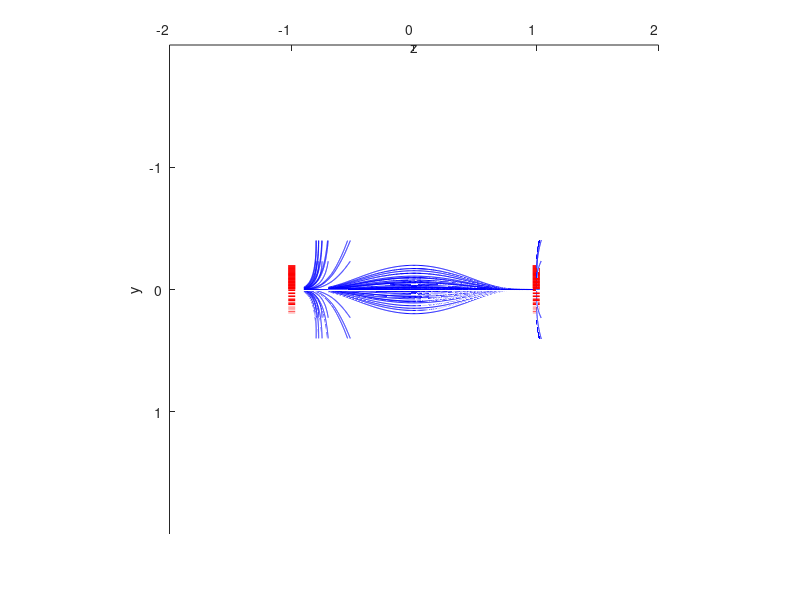

This figure's MATLAB source:
function siglecoil_field_rhothetaz_fun2

close all;clear;clc;

c0=2e-7; % mu0/2pi=2e-7
I=1e6; % current, unit: A
a=0.2; L=2.0;
eps=1e-4;

% Set field for single coil
rho=@(x,y,z)sqrt(x.^2+y.^2);
theta=@(x,y,z)atan2(y,x);
k2_0=@(x,y,z)4*a.*rho(x,y,z)./((a+rho(x,y,z)).^2+z.^2);
k2=@(x,y,z)k2_0(x,y,z)-eps*(k2_0(x,y,z)==1);
K=@(x,y,z)KK(k2(x,y,z));
E=@(x,y,z)EE(k2(x,y,z));
a1=@(x,y,z)sqrt((a+rho(x,y,z)).^2+z.^2);
b1_0=@(x,y,z)(a-rho(x,y,z)).^2+z.^2;
b1=@(x,y,z)b1_0(x,y,z)+eps*(b1_0(x,y,z)==0);
b2=@(x,y,z)a^2+rho(x,y,z).^2+z.^2;
b3=@(x,y,z)a^2-rho(x,y,z).^2-z.^2;
Brho=@(x,y,z)c0*I.*z./((rho(x,y,z)+eps*(rho(x,y,z)==0)).*a1(x,y,z)).*(b2(x,y,z)./b1(x,y,z).*E(x,y,z)-K(x,y,z));
Bscz=@(x,y,z)c0*I.*z./a1(x,y,z).*(b3(x,y,z)./b1(x,y,z).*E(x,y,z)+K(x,y,z));
Btheta=@(x,y,z)0;

Bscx=@(x,y,z)Brho(x,y,z).*cos(theta(x,y,z))-Btheta(x,y,z).*sin(theta(x,y,z));
Bscy=@(x,y,z)Brho(x,y,z).*sin(theta(x,y,z))+Btheta(x,y,z).*cos(theta(x,y,z));

Bsc=@(x,y,z)[Bscx(x,y,z),Bscy(x,y,z),Bscz(x,y,z)];

% Plot
[X,Y,Z]=meshgrid(-2*a:a/20:2*a,-2*a:a/20:2*a,-1.5*L:L/20:1.5*L);
% [Bx,By,Bz]=Bsc(X,Y,Z);
% Bx=Bscx(X,Y,Z);
% By=Bscy(X,Y,Z);
% Bz=Bscz(X,Y,Z);
Bx=Bscx(X,Y,Z+L/2)+Bscx(X,Y,Z-L/2);
By=Bscy(X,Y,Z+L/2)+Bscy(X,Y,Z-L/2);
Bz=Bscz(X,Y,Z+L/2)-Bscz(X,Y,Z-L/2);


% [rho,theta,z]=meshgrid(0.01*a:0.25*a:0.9*a,0:pi/6:2*pi,0.01);
[rho,theta,z]=meshgrid(0.01*a:0.02*a:0.1*a,0:pi/6:2*pi,-0.45*L:0.1*L:0.1*L);
sx=rho.*cos(theta); sy=rho.*sin(theta); sz=z;

% subplot(211);streamline(X,Y,Z,Bx,By,Bz,sx,sy,sz,[0.1,5000]);
% axis equal;zlim([-L,L]);view(3);camroll(270);
% xlabel('x');ylabel('y');zlabel('z');
% hold on; ang=0:pi/50:2*pi;
% plot3(a.*cos(ang),a.*sin(ang),0.*cos(ang)+L/2,'r','LineWidth',5);
% hold on;
% plot3(a.*cos(ang),a.*sin(ang),0.*cos(ang)-L/2,'r','LineWidth',5);

% subplot(212);
streamline(X,Y,Z,Bx,By,Bz,sx,sy,sz,[0.1,5000]);
axis equal;zlim([-L,L]);view(90,0);camroll(270);
xlabel('x');ylabel('y');zlabel('z');
hold on; ang=0:pi/50:2*pi;
plot3(a.*cos(ang),a.*sin(ang),0.*cos(ang)+L/2,'r','LineWidth',5);
hold on;
plot3(a.*cos(ang),a.*sin(ang),0.*cos(ang)-L/2,'r','LineWidth',5);

end

%% Ellipse function
function K=KK(x)
    [K,E]=ellipke(x);
end
function E=EE(x)
    [K,E]=ellipke(x);
end
